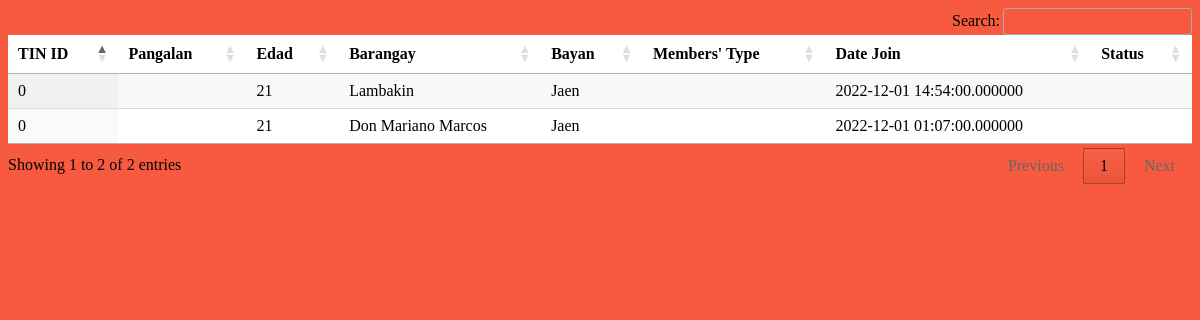
The app's page /memberslist/charts/registercharts.php with its own data.
### tables this page shows
CREATE TABLE `register` (
  `id` int(10) NOT NULL,
  `colored_id` blob NOT NULL,
  `tin` varchar(100) NOT NULL,
  `picture` blob NOT NULL,
  `pangalan` varchar(100) NOT NULL,
  `edad` varchar(100) NOT NULL,
  `barangay` varchar(100) NOT NULL,
  `bayan` varchar(100) NOT NULL,
  `taon` varchar(100) NOT NULL,
  `sarili` varchar(100) NOT NULL,
  `umuupa` varchar(1000) NOT NULL,
  `lupa` varchar(100) NOT NULL,
  `hanapbuhay` varchar(100) NOT NULL,
  `kita` varchar(100) NOT NULL,
  `ektarya` varchar(100) NOT NULL,
  `tanim` varchar(100) NOT NULL,
  `hayop` varchar(100) NOT NULL,
  `ilan` varchar(100) NOT NULL,
  `pmpc1` varchar(255) NOT NULL,
  `tirahan1` varchar(255) NOT NULL,
  `pangalan2` varchar(255) NOT NULL,
  `tirahan2` varchar(255) NOT NULL,
  `pangalan3` varchar(255) NOT NULL,
  `tirahan3` varchar(255) NOT NULL,
  `samahan1` varchar(255) NOT NULL,
  `address1` varchar(255) NOT NULL,
  `taon2` varchar(255) NOT NULL,
  `samahan2` varchar(255) NOT NULL,
  `address2` varchar(255) NOT NULL,
  `taon3` varchar(255) NOT NULL,
  `clearance` blob NOT NULL,
  `residence` blob NOT NULL,
  `marriage` blob NOT NULL,
  `type` varchar(100) NOT NULL,
  `date_join` timestamp(6) NOT NULL DEFAULT current_timestamp(6) ON UPDATE current_timestamp(6),
  `status` varchar(100) NOT NULL,
  `seminardate` datetime(6) NOT NULL,
  `contact` varchar(100) NOT NULL,
  `firstname` varchar(100) NOT NULL,
  `middlename` varchar(100) NOT NULL,
  `lastname` varchar(100) NOT NULL,
  `reasondisapproval` varchar(100) NOT NULL
);

### memberslist/charts/registercharts.php (the view, shortened to what this page needs)
<!DOCTYPE html>
<html lang="en">
<head>
    <link rel="stylesheet" href="https://cdn.datatables.net/1.12.1/css/jquery.dataTables.min.css">
    <link rel="stylesheet" href="https://cdn.datatables.net/searchpanes/2.0.2/css/searchPanes.dataTables.min.css">
    <link rel="stylesheet" href="https://cdn.datatables.net/select/1.4.0/css/select.dataTables.min.css">
<link rel="stylesheet" href="charts.css">
</head>
<body>
</body>
<table id="example" class="display" style="width:100%">
        <thead>
            <tr>
                            <th>TIN ID</th>
                            <th>Pangalan</th>
                            <th>Edad</th>
                            <th>Barangay</th>
                            <th>Bayan</th>
                            <th>Members' Type</th>
                            <th>Date Join</th>
                            <th>Status</th>
            </tr>
        </thead>
        <tbody>
        <?php
            $pdo = Database::connect();
            $sql = 'SELECT * FROM `register` WHERE 1';
            foreach ($pdo->query($sql) as $row) {
              echo '<tr>';
              echo '<td>' . $row['tin'] . '</td>';
              echo '<td>' . $row['pangalan'] . '</td>';
              echo '<td>' . $row['edad'] . '</td>';
              echo '<td>' . $row['barangay'] . '</td>';
              echo '<td>' . $row['bayan'] . '</td>';
              echo '<td>' . $row['type'] . '</td>';
              echo '<td>' . $row['date_join'] . '</td>';
              echo '<td>' . $row['status'] . '</td>';
              echo '</tr>';
            }
            ?>
        </tbody>
    </table>
</html>

### memberslist/charts/registercharts.php (style rules this page uses)
body { background:#f85a40; }
table { background-color:white; }

### records on screen
register: tin "0", edad "21", barangay "Lambakin", bayan "Jaen", date_join "2022-12-01 14:54:00.000000"
register: tin "0", edad "21", barangay "Don Mariano Marcos", bayan "Jaen", date_join "2022-12-01 01:07:00.000000"
